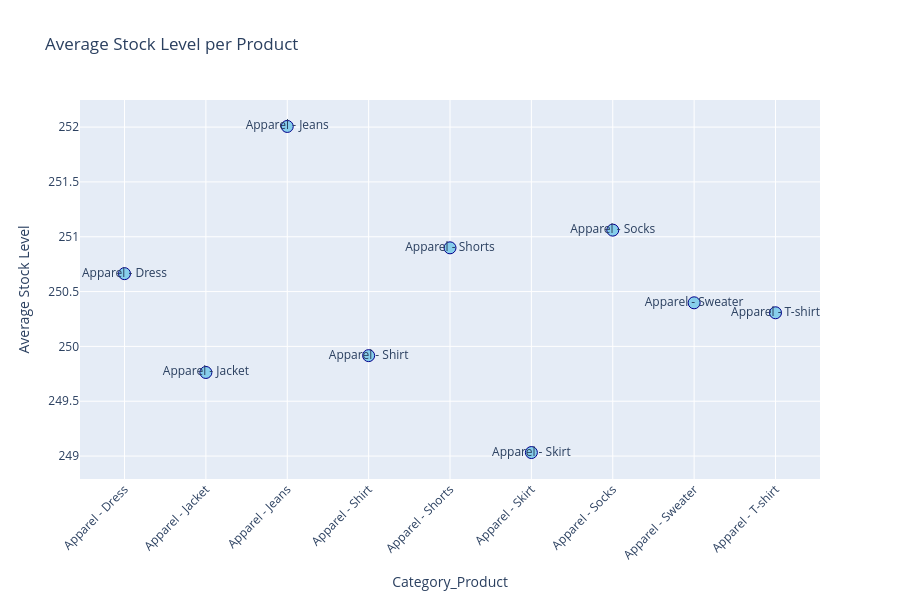

Notebook cell for this chart:
### Code cell
import pandas as pd
import plotly.express as px

# Step 1: Combine Category and Product Name
data['Category_Product'] = data['Category'] + " - " + data['Product Name']

# Step 2: Group by Category_Product to calculate average stock level
avg_stock = data.groupby('Category_Product').agg({
    'Stock Level': 'mean'
}).reset_index()

# Step 3: Create scatter plot
fig = px.scatter(
    avg_stock,
    x='Category_Product',
    y='Stock Level',
    text='Category_Product',  # shows product on hover
    title='Average Stock Level per Product',
    labels={'Stock Level':'Average Stock Level'},
    size_max=15
)

# Step 4: Improve readability
fig.update_traces(marker=dict(size=12, color='skyblue', line=dict(width=1, color='darkblue')))
fig.update_layout(xaxis_tickangle=-45, height=600)

fig.show()

### Figure 1 — Plotly figure (JSON) as saved in the notebook; plotly's stock layout.template omitted (floating-point values rounded to 4 significant figures)
{"data": [{"hovertemplate": "Category_Product=%{text}<br>Average Stock Level=%{y}<extra></extra>", "legendgroup": "", "marker": {"color": "skyblue", "line": {"color": "darkblue", "width": 1}, "size": 12, "symbol": "circle"}, "mode": "markers+text", "name": "", "orientation": "v", "showlegend": false, "text": ["Apparel - Dress", "Apparel - Jacket", "Apparel - Jeans", "Apparel - Shirt", "Apparel - Shorts", "Apparel - Skirt", "Apparel - Socks", "Apparel - Sweater", "Apparel - T-shirt"], "type": "scatter", "x": ["Apparel - Dress", "Apparel - Jacket", "Apparel - Jeans", "Apparel - Shirt", "Apparel - Shorts", "Apparel - Skirt", "Apparel - Socks", "Apparel - Sweater", "Apparel - T-shirt"], "xaxis": "x", "y": [250.7, 249.8, 252.0, 249.9, 250.9, 249.0, 251.1, 250.4, 250.3], "yaxis": "y"}], "layout": {"height": 600, "legend": {"tracegroupgap": 0}, "title": {"text": "Average Stock Level per Product"}, "xaxis": {"anchor": "y", "domain": [0, 1], "tickangle": -45, "title": {"text": "Category_Product"}}, "yaxis": {"anchor": "x", "domain": [0, 1], "title": {"text": "Average Stock Level"}}}}
